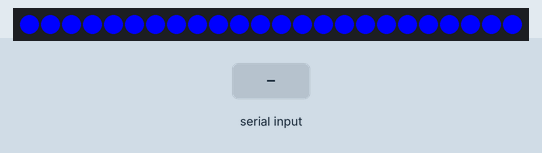
A sketch run on a simulated Arduino Uno, built with avr-gcc and run on an emulated ATmega328P. Parts: 24 RGB LEDs in strip order, left to right. The inputs (shaded band) are chosen by the test bench.

Above: at 3.7 s.
5.3 s: "90,45\n" received over Serial
At 7.2 s:
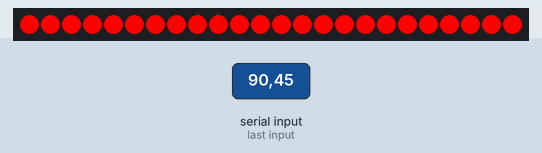
Timing chart, 0 to 8.7 s (numbered marks = the images above; inputs shaded):
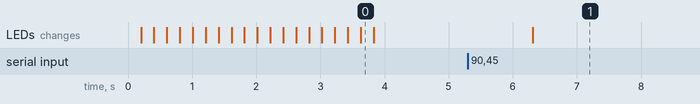

The sketch:

VoteVisualizer.ino
```cpp
// (licence header left out)
#include <Adafruit_NeoPixel.h>
#include <avr/power.h>

// Digital I/O Pin connected to Data In of the NeoPixel Ring
#define PIN            13

// Number of NeoPixels
#define NUMPIXELS      24

// Configuration of NeoPixels
Adafruit_NeoPixel pixels = Adafruit_NeoPixel(NUMPIXELS, PIN, NEO_GRB + NEO_KHZ800);

// Constants
const uint32_t RED = pixels.Color(255, 0, 0);
const uint32_t GREEN = pixels.Color(0, 255, 0);
const uint32_t BLUE = pixels.Color(0, 0, 255);
const uint32_t OFF = pixels.Color(0, 0, 0);
const int START_SEQUENCE_BLINK_DELAY = 200;

void setup() {

  // Setup the serial connection
  Serial.begin(9600);

  // Initialize the NeoPixel library
  pixels.begin();

  // Display the start sequence to show that the right code is loaded and that the arduino is ready to be used
  startSequence();
}

void loop() {

  // Blocking call
  if (Serial.available() > 0) {

    // A value between 0 and 1 is expected on the serial line.
    // The value expresses the ratio of positive votes in relation to all votes.
    float ratio = Serial.parseFloat();
    if(ratio < 0 || ratio > 1) return;

    int numberOfGreens = (ratio * 24)+0.5;
    lightFirstXInGreenRestInRed(numberOfGreens);
  }
}

void lightFirstXInGreenRestInRed(int numberOfGreens){

  for(int i=0; i<numberOfGreens; i++){
   pixels.setPixelColor(i, GREEN);
  }
  for(int i=0+numberOfGreens; i<NUMPIXELS; i++){
   pixels.setPixelColor(i, RED);
  }
  pixels.show();
}

void startSequence(){
 for(int j=0; j<10; j++){
   lightAllLeds(BLUE);
   delay(START_SEQUENCE_BLINK_DELAY);
   lightAllLeds(OFF);
   delay(START_SEQUENCE_BLINK_DELAY);
 }
}

void lightAllLeds(uint32_t color) {
 for(int i=0; i<NUMPIXELS; i++){
   pixels.setPixelColor(i, color);
  }
  pixels.show();
}
```

Measured:
- after the input at 5.3 s, the LEDs: change after 1.0 s (image 1)
